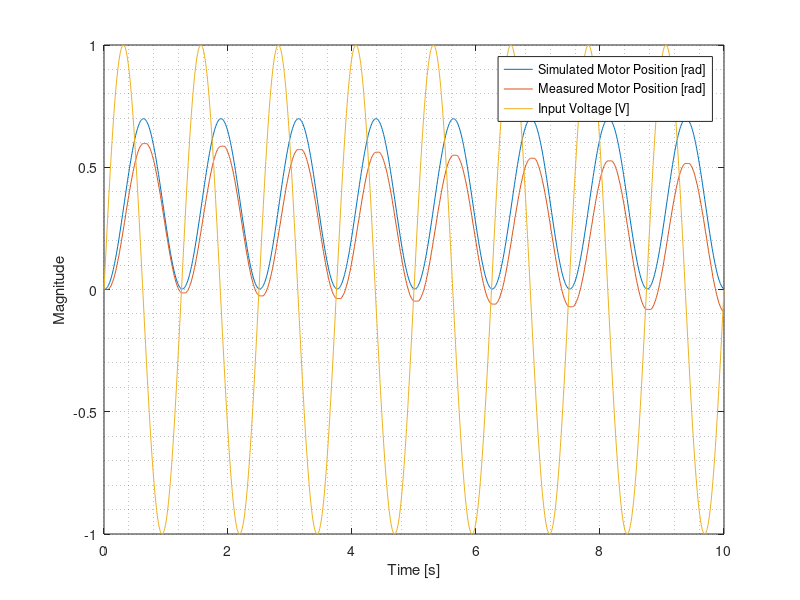
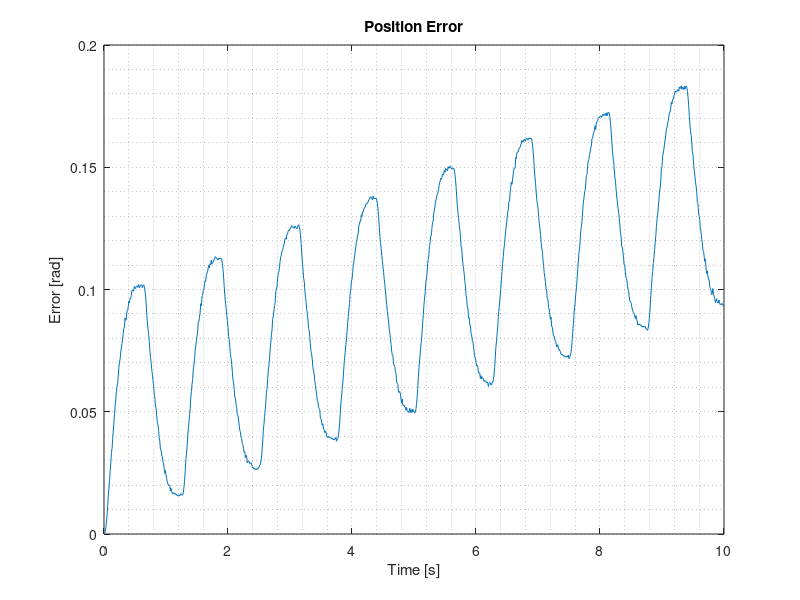

Source code (MATLAB) for these figures, in order:
clear
close all
clc

data        = importdata('sinusoid_0.8Hz_1V.csv');

t           = data.data(:,1)*.01;
theta_sim   = data.data(:,2);
theta_meas  = data.data(:,4);
input       = data.data(:,6);

figure
plot(t,theta_sim,t,theta_meas,t,input)
xlabel('Time [s]')
ylabel('Magnitude')
legend('Simulated Motor Position [rad]','Measured Motor Position [rad]','Input Voltage [V]')
grid minor

figure
plot(t,theta_sim - theta_meas)
xlabel('Time [s]')
ylabel('Error [rad]')
title('Position Error')
grid minor

